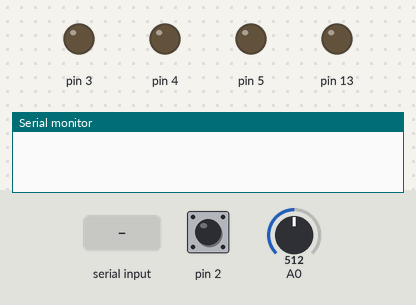
This sketch was run on a simulated Arduino Uno, built with avr-gcc and run on an emulated ATmega328P. On the bench: output pins drawn as LEDs (lit = HIGH), the last lines printed to the serial monitor. The test bench sets the inputs (shaded band); at power-on: pin 2 HIGH, A0 = 512.

Above: at 1.2 s.
1.3 s: pin 2 pulled LOW for 1 s
At 2.8 s:
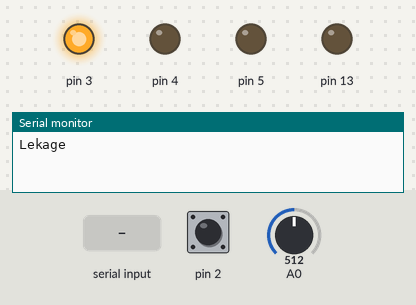
4.5 s: A0 set to 362
6.2 s: A0 set to 335
At 7.8 s:
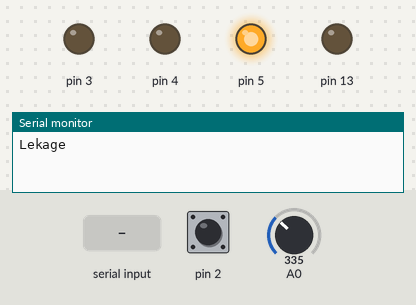
8.5 s: "1" received over Serial
At 9.3 s:
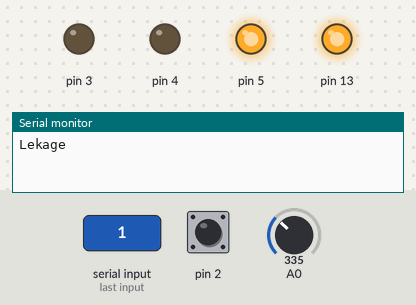
10.5 s: pin 2 pulled LOW for 3.2 s
At 12.1 s:
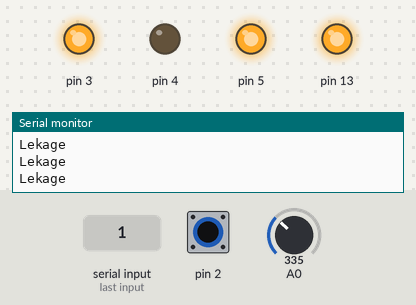
15.5 s: A0 set to 360
At 17.1 s:
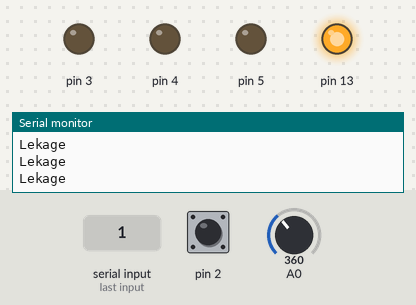
Timing chart, 0 to 18.5 s (numbered marks = the images above; inputs shaded):
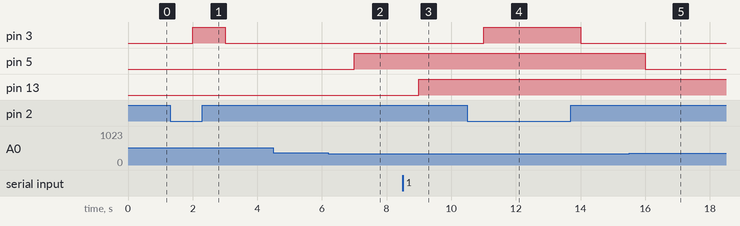

The sketch:

spadex_farm.ino
```cpp
void setup() {
  // put your setup code here, to run once:
Serial.begin(9600);
pinMode(2,INPUT);
digitalWrite(2,HIGH);
pinMode(13,OUTPUT);
pinMode(3,OUTPUT);

pinMode(5,OUTPUT);
pinMode(4,OUTPUT);
digitalWrite(4,0);
}

void loop() {
  // put your main code here, to run repeatedly:
  char x=Serial.read();
  if(x=='1')
 digitalWrite(13,1);
 else if(x=='2')
 digitalWrite(13,0);

int c=analogRead(A0);
int leakage=digitalRead(2);
if(leakage==0)
{
  Serial.println("Lekage");
  digitalWrite(3,1);
}
else
digitalWrite(3,0);
if(c<350)
digitalWrite(5,1);
else
digitalWrite(5,0);
//Serial.println(c);
delay(1000);
}
```

Measured:
- the behaviour switches between 350 and 349 on A0 (found by bisection; images 1 and 2)
- after the input at 1.3 s, pin 3: LOW → HIGH after 0.70 s, → LOW 1.0 s later
- after the input at 4.5 s, every drawn part: stays the same
- after the input at 6.2 s, pin 5: LOW → HIGH after 0.80 s
- after the input at 8.5 s, pin 13: LOW → HIGH after 0.50 s
- after the input at 10.5 s, pin 3: LOW → HIGH after 0.50 s, → LOW 3.0 s later
- after the input at 15.5 s, pin 5: HIGH → LOW after 0.50 s
